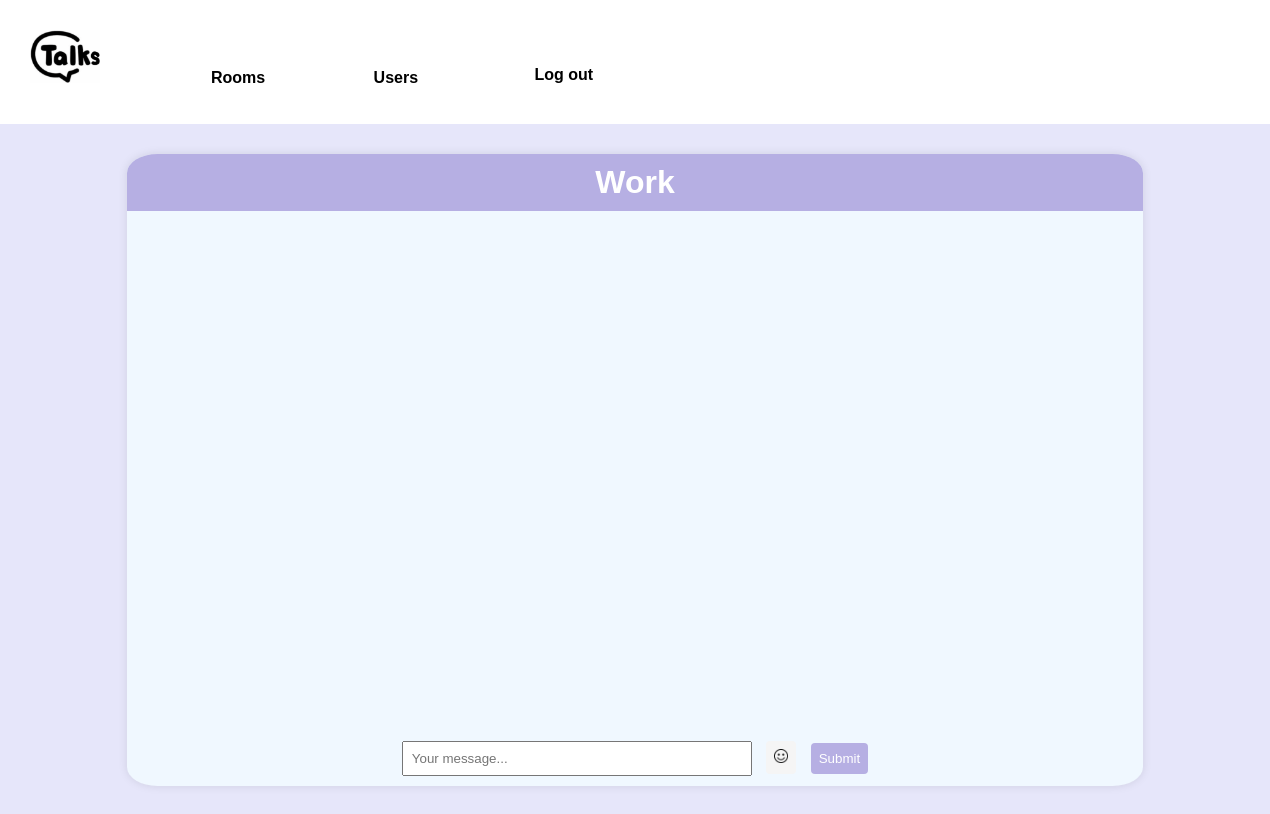
Page /rooms/room/work/ (signed in) on the earlier database version.
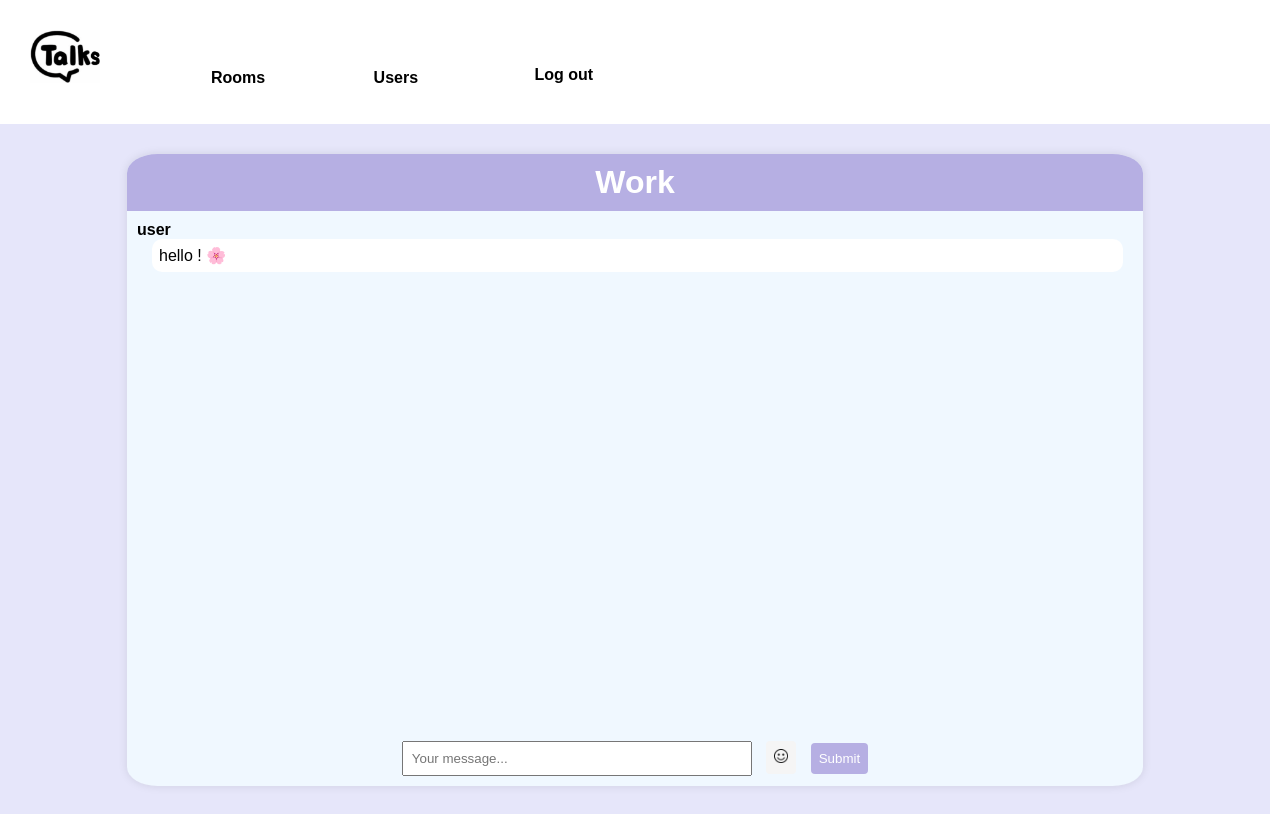
Same page on the later database version.
### room/models.py (models this page shows, shortened)
class Room(models.Model):
    name = models.CharField(max_length=255)
    slug = models.SlugField(unique=True)

class Message(models.Model):
    room = models.ForeignKey(Room, related_name='messages', on_delete=models.CASCADE)
    user = models.ForeignKey(User, related_name='messages', on_delete=models.CASCADE)
    content = models.TextField()
    date_added = models.DateTimeField(auto_now_add=True)
    class Meta:
        ordering = ('date_added',)

### room/views.py (the view)
# urls.py: path('rooms/', include('room.urls')),
@login_required
def room(request, slug):
    room = Room.objects.get(slug=slug)
    messages = list(Message.objects.filter(room=room).order_by('-id')[:25])[::-1]
    return render(request, 'room/room.html', {'room': room, 'messages': messages})

### room/templates/room/room.html (shortened to what this page needs)
{% extends 'chat/base.html' %}
{% load static%}
{% block content %}
<div class="contentbody">
    <div class="chat-header">
        <h1> {{ room.name }} </h1>
    </div>
    <div class="chatbox">
        <div id="chat-messages">
            {% for message in messages %}
            <div>
                <div class="username">
                    <p>{{message.user.username}}</p>
                </div>
                <div class="messagebubble">
                    <p>{{ message.content }}</p>
                </div>
                <br>
            </div>
            {% endfor %}
        </div>
    </div>
    <div class="message-input">
        <form method="post" action=".">
            <input type="text" name="content"placeholder="Your message..." id="chat-message-input">
            <button id="EmojiButton">
                <img width="14" src="{% static 'emoji.png' %}"/>
            </button>
            <button id="chat-message-submit">Submit</button>
        </form>
    </div>
</div>
{% endblock %}

### chat/templates/chat/base.html (shortened to what this page needs)
{% load static%}
<!DOCTYPE html>
<html lang="en">
    <head>
        <link rel="stylesheet" href="{% static 'style.css' %}?v=1">
    </head>
    <body>
        <nav>
            <a href="/"><img width="70" src="{% static 'logotrue.png' %}"/></a>
            {% if request.user.is_authenticated %}
                <a class="menu" href="/rooms/">Rooms</a>
                <a class="menu" href="/rooms/user_list/">Users</a>
            <div class="class2">
                <form method="post" action="{% url 'logout' %}">
                    <button type="submit" id="logout" class="menu">Log out</button>
                </form>
            </div>
            {% else %}
            <a class="menu" href="/login/">Log in</a>
            <a class="menu" href="/signup/">Sign up</a>
            {% endif %}
        </nav>
        {% block content %}
        {% endblock %}
    </body>
</html>

### static/style.css (style rules this page uses)
nav a { text-decoration: none; color:black; }
nav { margin-bottom: 30px; padding :30px; width:100%; background-color: #fff; font-weight: bold; }
.menu { border: 2px solid #fff; margin-left: 100px; border-radius: 17px; }
#logout { color:black; background-color: white; font-weight: bold; font-size: 16px; margin-top: 26px; }
.class1, .class2 { display: inline-block; vertical-align: top; }
* { font-family: Arial, sans-serif; margin: 0; padding: 0; justify-content: center; align-items: center; }
body { background-color: #E6E6FA; }
.chat-header { padding: 10px; background-color: #b6afe3; color: #fff; display: flex; align-items: center; }
.contentbody { margin :auto; border-radius: 8px; overflow: hidden; box-shadow: 0 0 10px rgba(0, 0, 0, 0.1); width: 80%; height:90%; border-radius:3%; background-color: aliceblue; margin-bottom: 60px; }
.message-input { padding: 10px; display: flex; align-items: center; }
#chat-message-input { padding: 8px; box-sizing: border-box; width:350px; }
button { margin-left: 10px; padding: 8px; cursor: pointer; background-color: #b6afe3; color: white ; border: none; border-radius: 4px; }
#EmojiButton { background-color: whitesmoke; }
.chatbox { width: 700px; height: 500px; overflow-y: auto; padding: 10px; width:100%; }
.messagebubble { align-items: center; margin-bottom: 10px; margin-right: 30px; margin-left: 15px; padding: 7px; background-color: white; border-radius: 10px; word-wrap: break-word; }
.username p { font-weight: bold; }

Differences in the rows shown:
added Message: user.username "user", content "hello ! 🌸"
